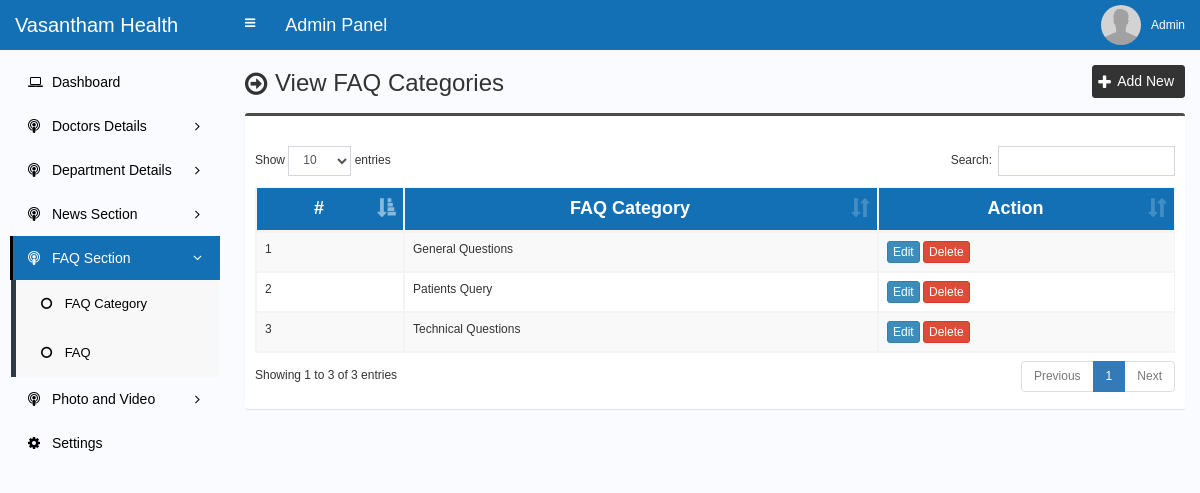
Page /admin/faq-category.php (signed in) on the committed database.
### tables this page shows
CREATE TABLE `faq_category` (
  `faq_category_id` int(11) NOT NULL,
  `faq_category_name` varchar(255) NOT NULL
);

### admin/faq-category.php (the view, shortened to what this page needs)
<?php require_once('header.php'); ?>
<section class="content-header">
	<div class="content-header-left">
		<h1>View FAQ Categories</h1>
	</div>
	<div class="content-header-right">
		<a href="faq-category-add.php" class="btn btn-primary btn-sm">Add New</a>
	</div>
</section>
<section class="content">
  <div class="row">
    <div class="col-md-12">
      <div class="box box-info">
        <div class="box-body table-responsive">
          <table id="example1" class="table table-bordered table-striped">
			<thead class="thead-style">
			    <tr>
			        <th>#</th>
			        <th>FAQ Category</th>
			        <th>Action</th>
			    </tr>
			</thead>
            <tbody>
            	<?php
            	$i=0;
            	$statement = $pdo->prepare("SELECT * FROM faq_category ORDER BY faq_category_id ASC");
            	$statement->execute();
            	$result = $statement->fetchAll(PDO::FETCH_ASSOC);
            	foreach ($result as $row) {
            		$i++;
	            	?>
	                <tr>
	                    <td><?php echo $i; ?></td>
	                    <td><?php echo $row['faq_category_name']; ?></td>
	                    <td>
	                        <a href="faq-category-edit.php?id=<?php echo $row['faq_category_id']; ?>" class="btn btn-primary btn-xs">Edit</a>
	                        <a href="#" class="btn btn-danger btn-xs" data-href="faq-category-delete.php?id=<?php echo $row['faq_category_id']; ?>" data-toggle="modal" data-target="#confirm-delete">Delete</a>
	                    </td>
	                </tr>
	                <?php
            	}
            	?>
            </tbody>
          </table>
        </div>
      </div>
</section>
<?php require_once('footer.php'); ?>

### admin/style.css (style rules this page uses)
body { font-size: 12px; font-family: 'verdana', sans-serif; }
.content-header>h1, .content-header .content-header-left h1 { font-family: 'verdana', sans-serif; }
.box-info { padding-top: 20px; }
.content-header { overflow: hidden; }
.content-header .content-header-left { float: left; padding-top: 5px; }
.content-header .content-header-right { float: right; }
.content-header .content-header-left h1 { margin-top: 0; margin-bottom: 0; padding-left: 30px; font-size: 24px; position: relative; }
.content-header .content-header-left h1:before { position: absolute; top: 0; left: 0; font-family: 'FontAwesome', sans-serif; font-size: 26px; content: '\f18e'; }
.content-header .content-header-right a { position: relative; padding-left: 24px; font-size: 14px; }
.content-header .content-header-right a:before { position: absolute; top: 4px; left: 5px; font-family: 'FontAwesome', sans-serif; font-size: 16px; content: '\f067'; }
.box.box-info { border-top-color: #4c4c4c; }
.content-header .content-header-right a { background-color: #333333; border-color: #333333; }
.thead-style { background-color: #1370b5; color: white; font-size: 1.8rem; padding: 1rem; text-align-last: center; text-transform: none; }

### rows in the picture
faq_category: faq_category_name "General Questions"
faq_category: faq_category_name "Patients Query"
faq_category: faq_category_name "Technical Questions"

### other values in the picture
$_SESSION['user']['full_name'] "Admin"
